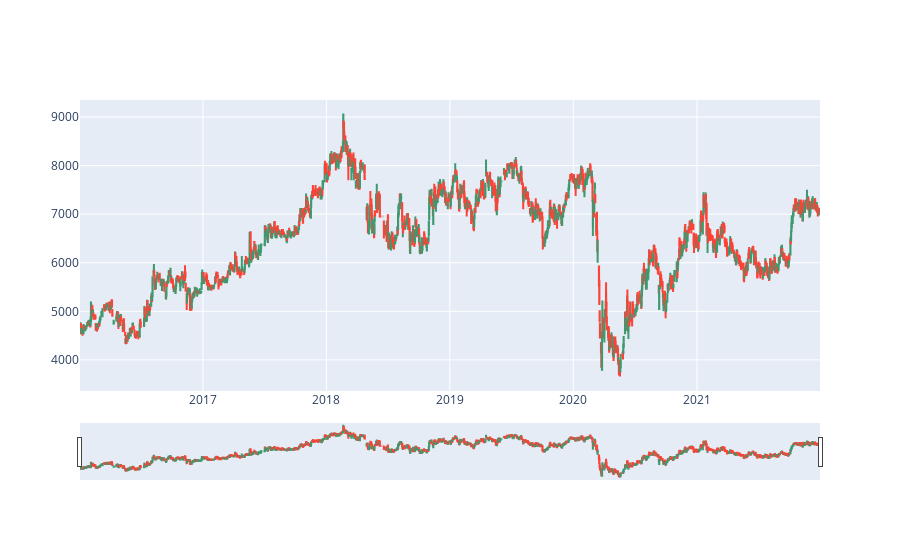

Notebook cell for this chart:
### Markdown cell above
Visualisasi ini bertujuan untuk mengetahui OHLC (Open, High, Low, Close) dengan menampilkan nya berbentuk grafik candle stick

### Code cell
import plotly.graph_objects as go
import pandas as pd
from datetime import datetime

fig = go.Figure(data=[go.Candlestick(x=df['Date'],
                open=df['Open'],
                high=df['High'],
                low=df['Low'],
                close=df['Close'])])
fig.show()

### Figure 1 — Plotly figure (JSON) as saved in the notebook; plotly's stock layout.template omitted (floating-point values rounded to 4 significant figures; data arrays with more than 128 entries replaced by an {"elided": "..."} marker saying what was removed)
{"data": [{"close": {"elided": "1507 float values"}, "high": {"elided": "1507 float values"}, "low": {"elided": "1507 float values"}, "open": {"elided": "1507 float values"}, "type": "candlestick", "x": {"elided": "1507 str values"}}], "layout": {}}
